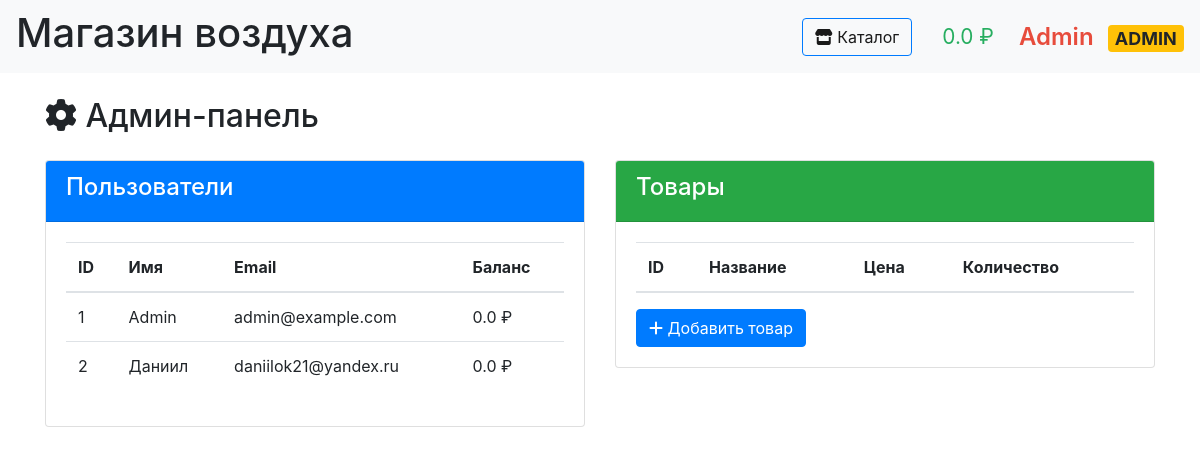
Page /admin (signed in) on the earlier database version.
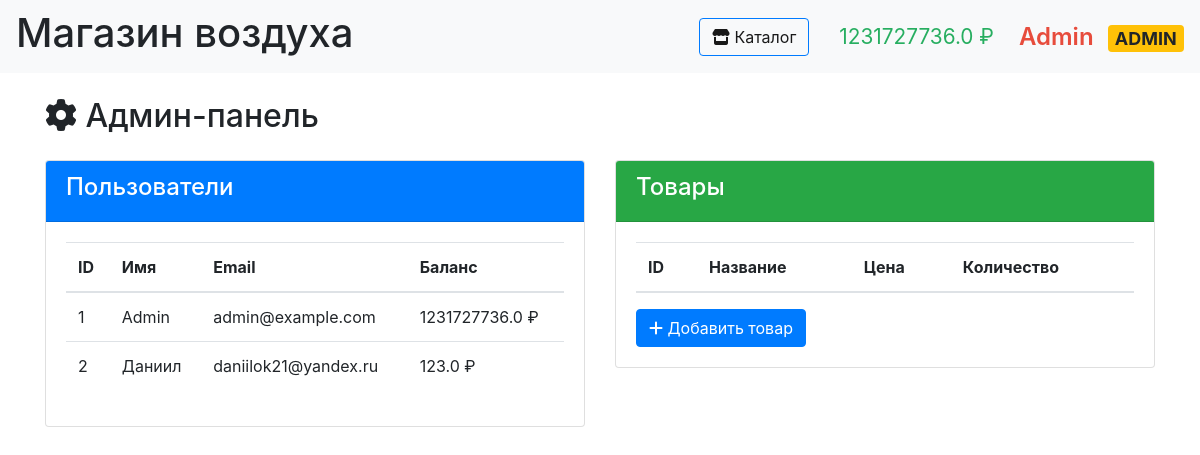
Same page on the later database version.
### data/users.py (models this page shows, shortened)
class User(SqlAlchemyBase, UserMixin):
    __tablename__ = 'users'
    id = Column(Integer, primary_key=True, autoincrement=True)
    surname = Column(String, nullable=False)
    name = Column(String, nullable=False)
    email = Column(String, unique=True, nullable=False)
    hashed_password = Column(String, nullable=False)
    balance = Column(Float, default=0)
    is_admin = Column(Boolean, default=False)

### main.py (the view)
@app.route('/admin')
@login_required
def admin_panel():
    if not current_user.is_admin:
        abort(403)
    db_sess = db_session.create_session()
    users = db_sess.query(User).all()
    products = db_sess.query(Product).all()
    return render_template('admin_panel.html',
                           users=users,
                           products=products)

### data/db_session.py (called while the page is built)
def create_session() -> Session:
    global __factory
    return __factory()

### main.py (called while the page is built)
@login_manager.user_loader
def load_user(user_id):
    db_sess = db_session.create_session()
    return db_sess.query(User).get(user_id)

### templates/admin_panel.html (shortened to what this page needs)
{% extends "base.html" %}
{% block content %}
<div class="container mt-4">
    <h2><i class="fas fa-cog"></i> Админ-панель</h2>
    <div class="row mt-4">
        <div class="col-md-6">
            <div class="card">
                <div class="card-header bg-primary text-white">
                    <h4>Пользователи</h4>
                </div>
                <div class="card-body">
                    <table class="table">
                        <thead>
                            <tr>
                                <th>ID</th>
                                <th>Имя</th>
                                <th>Email</th>
                                <th>Баланс</th>
                            </tr>
                        </thead>
                        <tbody>
                            {% for user in users %}
                            <tr>
                                <td>{{ user.id }}</td>
                                <td>{{ user.name }}</td>
                                <td>{{ user.email }}</td>
                                <td>{{ user.balance }} ₽</td>
                            </tr>
                            {% endfor %}
                        </tbody>
                    </table>
                </div>
            </div>
        </div>
        <div class="col-md-6">
            <div class="card">
                <div class="card-header bg-success text-white">
                    <h4>Товары</h4>
                </div>
                <div class="card-body">
                    <table class="table">
                        <thead>
                            <tr>
                                <th>ID</th>
                                <th>Название</th>
                                <th>Цена</th>
                                <th>Количество</th>
                            </tr>
                        </thead>
                    </table>
                    <a href="/add_product" class="btn btn-primary">
                        <i class="fas fa-plus"></i> Добавить товар
                    </a>
                </div>
            </div>
        </div>
    </div>
</div>
{% endblock %}

### templates/base.html (shortened to what this page needs)
<!doctype html>
<html lang="en">
<head>
    <link rel="stylesheet" href="https://stackpath.bootstrapcdn.com/bootstrap/4.4.1/css/bootstrap.min.css">
    <link rel="stylesheet" href="https://cdnjs.cloudflare.com/ajax/libs/font-awesome/6.0.0/css/all.min.css">
</head>
<body>
<nav class="navbar navbar-light bg-light">
    <h1>Магазин воздуха</h1>
    <div class="navbar-text d-flex align-items-center">
        {% if current_user.is_authenticated %}
            <a href="{{ url_for('index') }}" class="btn btn-outline-primary nav-button">
                <i class="fas fa-store"></i> Каталог
            </a>
            <div class="user-container">
                <span class="balance" onclick="window.location.href='{{ url_for('payment') }}'">
                    {{ current_user.balance }} ₽
                </span>
                <span class="username {% if current_user.is_admin %}admin-badge{% endif %}"
                      onclick="window.location.href='{{ url_for('profile') }}'">
                    {{ current_user.name }}
                    {% if current_user.is_admin %}<span class="badge badge-warning ml-2">ADMIN</span>{% endif %}
                </span>
            </div>
        {% else %}
            <a href="{{ url_for('index') }}" class="btn btn-outline-primary nav-button">
                <i class="fas fa-store"></i> Каталог
            </a>
            <a href="/login" class="btn btn-primary">Войти</a>
        {% endif %}
    </div>
</nav>
<main>
    {% block content %}{% endblock %}
</main>
</body>
</html>

### templates/base.html (style rules this page uses)
.user-container { display: flex; align-items: center; gap: 15px; }
.username { font-size: 1.5rem; font-weight: 600; color: #2c3e50; cursor: pointer; }
.balance { font-size: 1.3rem; color: #27ae60; background: #white; padding: 5px 10px; border-radius: 5px; cursor: pointer; }
.admin-badge { color: #e74c3c; }
.nav-button { margin-right: 20px; }

Differences in the rows shown:
changed User "Admin": balance "0.0" → "1231727736.0"
changed User "Даниил": balance "0.0" → "123.0"
